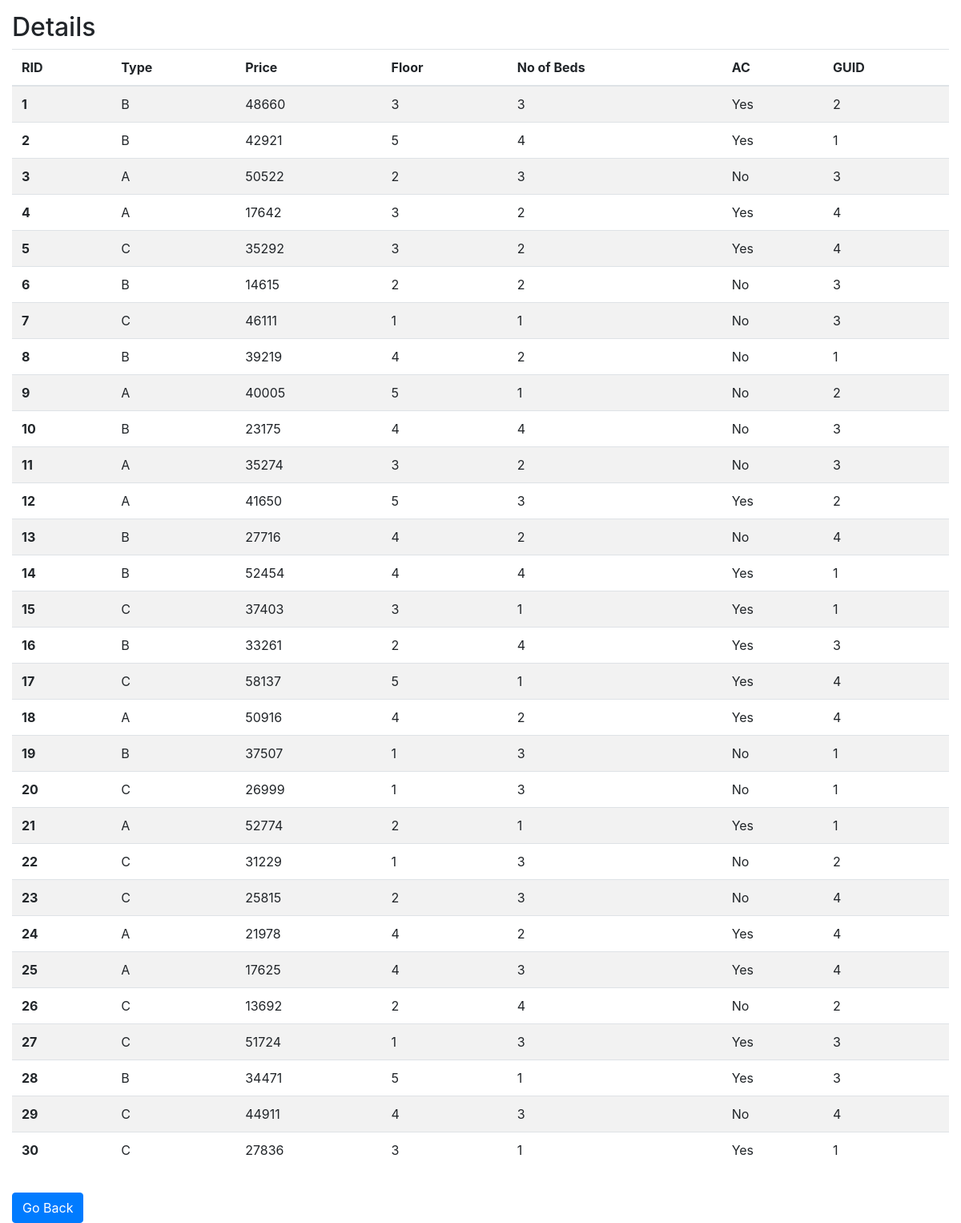
The app's page /guest_house/roomAvailability.php with its own data.
### tables this page shows
create table Room(
	RID int not null auto_increment,
	Type varchar(20),
	Price int,
	Floor smallint,
	No_of_beds smallint,
	hasAC char,
	isAvailable char,
	GUID int not null,
	primary key (RID),
	constraint Room_fk foreign key (GUID) references Guest_House(GUID)
);

### guest_house/roomAvailability.php (the view, shortened to what this page needs)
<link href="//maxcdn.bootstrapcdn.com/bootstrap/4.1.1/css/bootstrap.min.css" rel="stylesheet" id="bootstrap-css">
<?php
    require_once "db.php";
    $query = "SELECT * FROM Room
    WHERE isAvailable = 'T'" ;
    $res = $db -> query($query);
?>
<div style='padding: 15px'>
<h2>Details</h2>
    <table class="table table-striped">
        <thead>
        <tr>
            <th scope="col">RID</th>
            <th scope="col">Type</th>
            <th scope="col">Price</th>
            <th scope="col">Floor</th>
            <th scope="col">No of Beds</th>
            <th scope="col">AC</th>
            <th scope="col">GUID</th>
        </tr>
        </thead>
        <tbody>
<?php
    while ($row = $res -> fetch_row()) {
?>
        <tr>
            <th scope="row"><?php echo $row[0] ?></th>
            <td><?php echo $row[1] ?></td>
            <td><?php echo $row[2] ?></td>
            <td><?php echo $row[3] ?></td>
            <td><?php echo $row[4] ?></td>
            <td><?php
                if($row[5]=='T')
                    echo "Yes";
                else
                    echo "No";
            ?></td>
            <td><?php echo $row[7] ?></td>
        </tr>
<?php
    }
?>
        </tbody>
    </table>
</div>
<div class="col-md-8">
    <a href="home_guest_house.php" class="btn btn-primary">Go Back</a>
</div>

### records on screen
room: RID "1", Type "B", Price "48660", Floor "3", No_of_beds "3", hasAC "Yes", GUID "2"
room: RID "2", Type "B", Price "42921", Floor "5", No_of_beds "4", hasAC "Yes", GUID "1"
room: RID "3", Type "A", Price "50522", Floor "2", No_of_beds "3", hasAC "No", GUID "3"
room: RID "4", Type "A", Price "17642", Floor "3", No_of_beds "2", hasAC "Yes", GUID "4"
room: RID "5", Type "C", Price "35292", Floor "3", No_of_beds "2", hasAC "Yes", GUID "4"
room: RID "6", Type "B", Price "14615", Floor "2", No_of_beds "2", hasAC "No", GUID "3"
room: RID "7", Type "C", Price "46111", Floor "1", No_of_beds "1", hasAC "No", GUID "3"
room: RID "8", Type "B", Price "39219", Floor "4", No_of_beds "2", hasAC "No", GUID "1"
room: RID "9", Type "A", Price "40005", Floor "5", No_of_beds "1", hasAC "No", GUID "2"
room: RID "10", Type "B", Price "23175", Floor "4", No_of_beds "4", hasAC "No", GUID "3"
room: RID "11", Type "A", Price "35274", Floor "3", No_of_beds "2", hasAC "No", GUID "3"
room: RID "12", Type "A", Price "41650", Floor "5", No_of_beds "3", hasAC "Yes", GUID "2"
room: RID "13", Type "B", Price "27716", Floor "4", No_of_beds "2", hasAC "No", GUID "4"
room: RID "14", Type "B", Price "52454", Floor "4", No_of_beds "4", hasAC "Yes", GUID "1"
room: RID "15", Type "C", Price "37403", Floor "3", No_of_beds "1", hasAC "Yes", GUID "1"
room: RID "16", Type "B", Price "33261", Floor "2", No_of_beds "4", hasAC "Yes", GUID "3"
room: RID "17", Type "C", Price "58137", Floor "5", No_of_beds "1", hasAC "Yes", GUID "4"
room: RID "18", Type "A", Price "50916", Floor "4", No_of_beds "2", hasAC "Yes", GUID "4"
room: RID "19", Type "B", Price "37507", Floor "1", No_of_beds "3", hasAC "No", GUID "1"
room: RID "20", Type "C", Price "26999", Floor "1", No_of_beds "3", hasAC "No", GUID "1"
room: RID "21", Type "A", Price "52774", Floor "2", No_of_beds "1", hasAC "Yes", GUID "1"
room: RID "22", Type "C", Price "31229", Floor "1", No_of_beds "3", hasAC "No", GUID "2"
room: RID "23", Type "C", Price "25815", Floor "2", No_of_beds "3", hasAC "No", GUID "4"
room: RID "24", Type "A", Price "21978", Floor "4", No_of_beds "2", hasAC "Yes", GUID "4"
room: RID "25", Type "A", Price "17625", Floor "4", No_of_beds "3", hasAC "Yes", GUID "4"
room: RID "26", Type "C", Price "13692", Floor "2", No_of_beds "4", hasAC "No", GUID "2"
room: RID "27", Type "C", Price "51724", Floor "1", No_of_beds "3", hasAC "Yes", GUID "3"
room: RID "28", Type "B", Price "34471", Floor "5", No_of_beds "1", hasAC "Yes", GUID "3"
room: RID "29", Type "C", Price "44911", Floor "4", No_of_beds "3", hasAC "No", GUID "4"
room: RID "30", Type "C", Price "27836", Floor "3", No_of_beds "1", hasAC "Yes", GUID "1"
